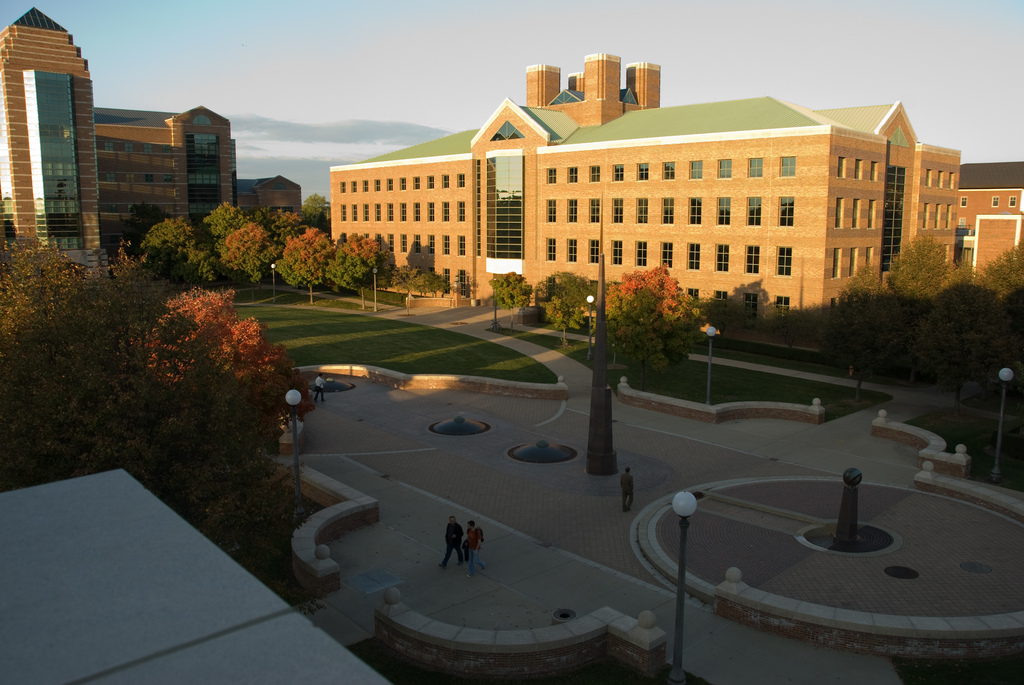
#> input picture MP3/CSL.jpg, 1024 x 685 px
$ python -i harris.py   (imports and definitions only)
#> lines starting #> are read from the running program, lines starting #| are printed output that depends on the picture; after the words box and inside, x2 and y2 are one past the last pixel; in counts of white or black regions, pixels touching at a corner belong together
"""
Harris Corner Detector
Usage: Call the function harris(filename) for corner detection
Reference   (Code adapted from):
             http://www.kaij.org/blog/?p=89
             Kai Jiang - Harris Corner Detector in Python

"""
from pylab import *
from scipy import signal
from scipy import *
import numpy as np
from PIL import Image

def harris(filename, min_distance = 10, threshold = 0.1):
    """
    filename: Path of image file
    threshold: (optional)Threshold for corner detection
    min_distance : (optional)Minimum number of pixels separating
     corners and image boundary
    """
#> called with filename = 'CSL.jpg', min_distance = 10, threshold = 0.1
    im = np.array(Image.open(filename).convert("L"))
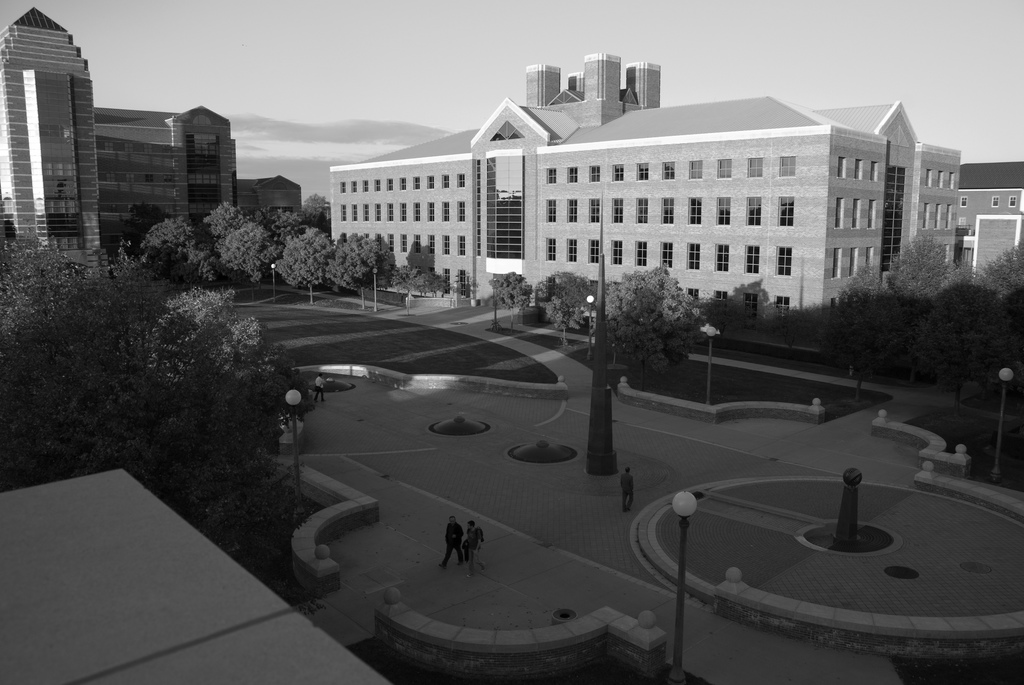
#> im: shape (685, 1024); min 0, max 255, mean 94.6
    harrisim = compute_harris_response(im)
    filtered_coords = get_harris_points(harrisim,min_distance, threshold)
    plot_harris_points(im, filtered_coords)
    return filtered_coords

def gauss_derivative_kernels(size, sizey=None):
    """ returns x and y derivatives of a 2D
        gauss kernel array for convolutions """
    size = int(size)
    if not sizey:
        sizey = size
    else:
        sizey = int(sizey)
    y, x = mgrid[-size:size+1, -sizey:sizey+1]
    #x and y derivatives of a 2D gaussian with standard dev half of size
    # (ignore scale factor)
    gx = - x * exp(-(x**2/float((0.5*size)**2)+y**2/float((0.5*sizey)**2)))
    gy = - y * exp(-(x**2/float((0.5*size)**2)+y**2/float((0.5*sizey)**2)))
    return gx,gy

def gauss_kernel(size, sizey = None):
    """ Returns a normalized 2D gauss kernel array for convolutions """
    size = int(size)
    if not sizey:
        sizey = size
    else:
        sizey = int(sizey)
    x, y = mgrid[-size:size+1, -sizey:sizey+1]
    g = exp(-(x**2/float(size)+y**2/float(sizey)))
    return g / g.sum()

def compute_harris_response(im):
    """ compute the Harris corner detector response function
        for each pixel in the image"""
    #derivatives
    gx,gy = gauss_derivative_kernels(3)
    imx = signal.convolve(im,gx, mode='same')
    imy = signal.convolve(im,gy, mode='same')
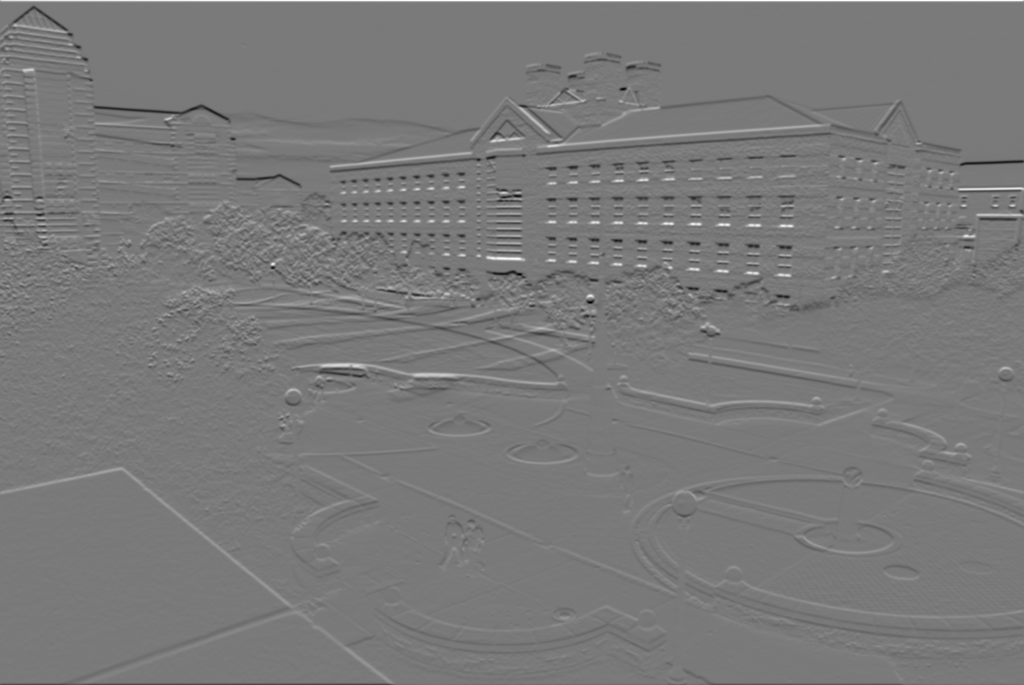
#> imy: shape (685, 1024) float64; min -524.2, max 571.5, mean -0.9; drawn with min black and max white
    #kernel for blurring
    gauss = gauss_kernel(3)
    #compute components of the structure tensor
    Wxx = signal.convolve(imx*imx,gauss, mode='same')
    Wxy = signal.convolve(imx*imy,gauss, mode='same')
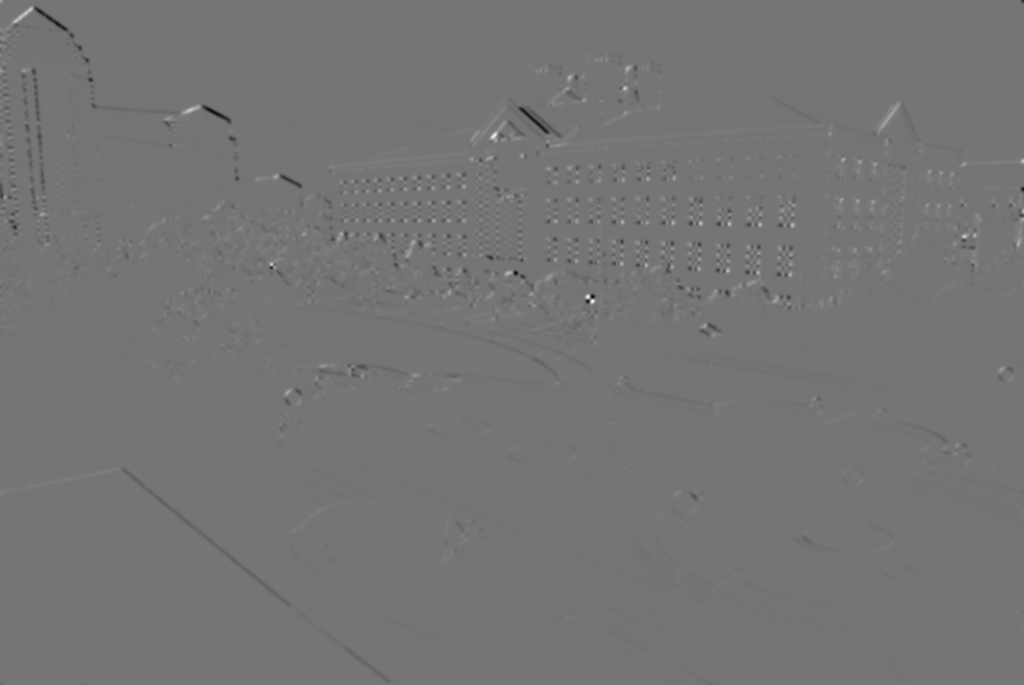
#> Wxy: shape (685, 1024) float64; min -49118.8, max 57620.8, mean -35.8; drawn with min black and max white
    Wyy = signal.convolve(imy*imy,gauss, mode='same')
    #determinant and trace
    Wdet = Wxx*Wyy - Wxy**2
    Wtr = Wxx + Wyy
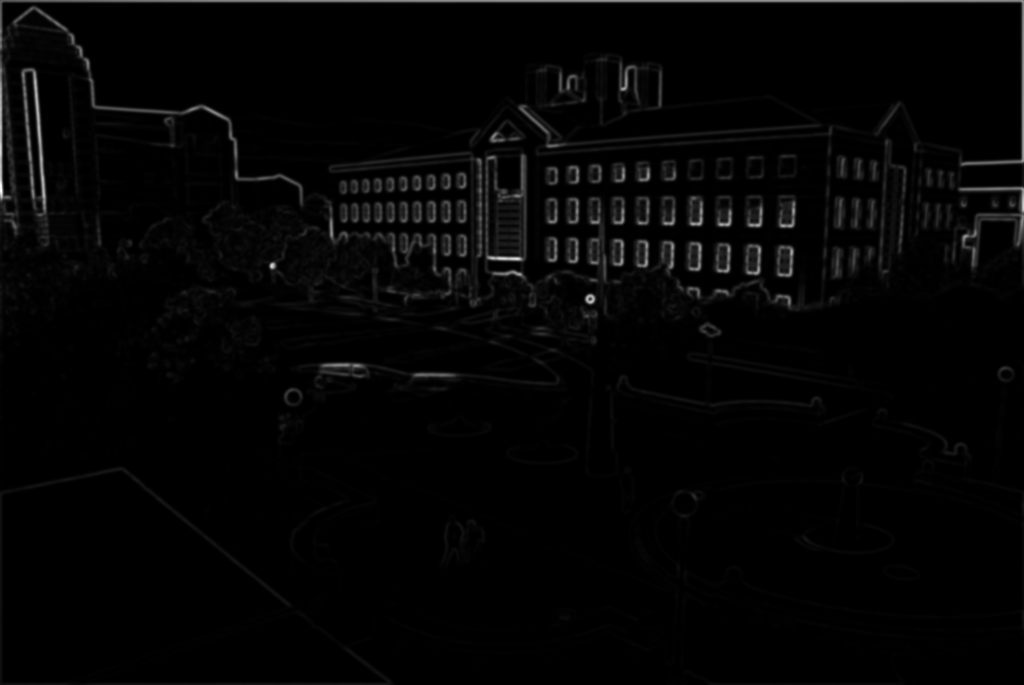
#> Wtr: shape (685, 1024) float64; min 0.00663, max 205131.5, mean 3976.6; drawn with min black and max white
    return Wdet / Wtr

def get_harris_points(harrisim, min_distance=10, threshold=0.1):
    """ return corners from a Harris response image
        min_distance is the minimum nbr of pixels separating
        corners and image boundary"""
#> called with min_distance = 10, threshold = 0.1
    #find top corner candidates above a threshold
    corner_threshold = max(harrisim.ravel()) * threshold
#> corner_threshold = 4014.4
    harrisim_t = (harrisim > corner_threshold) * 1
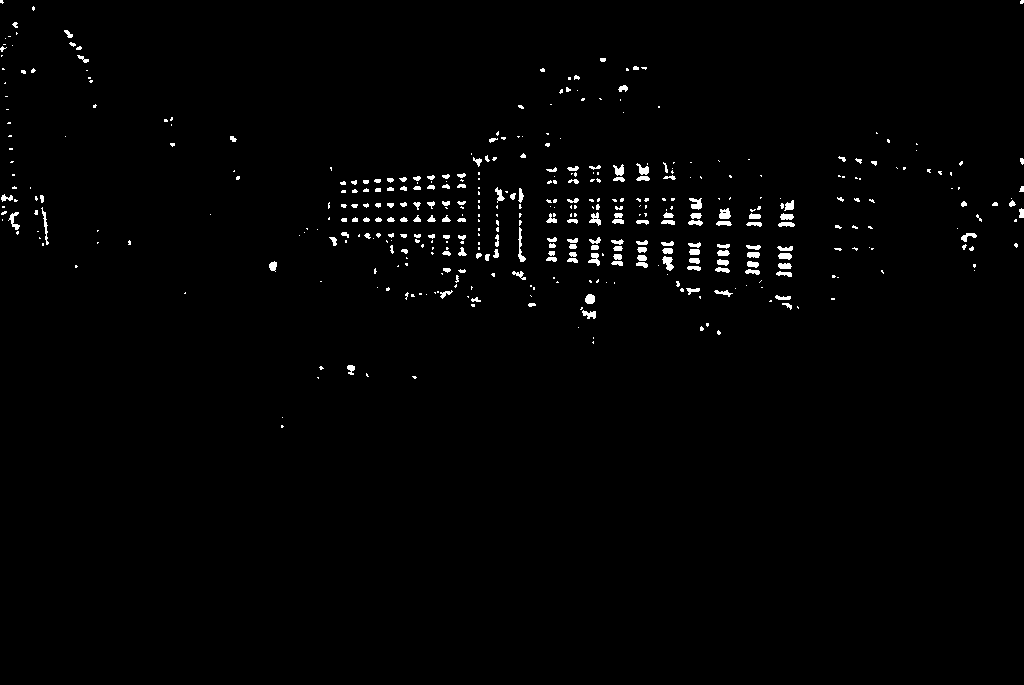
#> harrisim_t: shape (685, 1024) int64; values 0 (black) and 1 (white), 1.3% white; 437 white regions (273 under 20 px), largest, box (x1, y1, x2, y2) and area: (662, 256, 674, 271) 104, (518, 227, 526, 262) 103, (689, 198, 702, 210) 100
    #get coordinates of candidates
    candidates = harrisim_t.nonzero()
#> candidates = 8898 positions, rows 0 to 427, columns 0 to 1023
    coords = [ (candidates[0][c],candidates[1][c]) for c in range(len(candidates[0]))]
#> coords = 8898 pairs, first value 0 to 427, second value 0 to 1023
    #...and their values
    candidate_values = [harrisim[c[0]][c[1]] for c in coords]
#> candidate_values = 8898 values, max 40143.9 at index 7508, min 4014.7 at index 6089, mean 6848.6
    #sort candidates
    index = argsort(candidate_values)
#> index = 8898 values, max 8897 at index 697, min 0 at index 7979, mean 4448.5
    #store allowed point locations in array
    allowed_locations = zeros(harrisim.shape)
    allowed_locations[min_distance:-min_distance,min_distance:-min_distance] = 1
    #select the best points taking min_distance into account
    filtered_coords = []
    for i in index:
        if allowed_locations[coords[i][0]][coords[i][1]] == 1:
            filtered_coords.append(coords[i])
            allowed_locations[(coords[i][0]-min_distance):(coords[i][0]+min_distance),
                (coords[i][1]-min_distance):(coords[i][1]+min_distance)] = 0
#> this loop made 8898 passes
#> i on passes 1 to 3: 6089, 3126, 4221
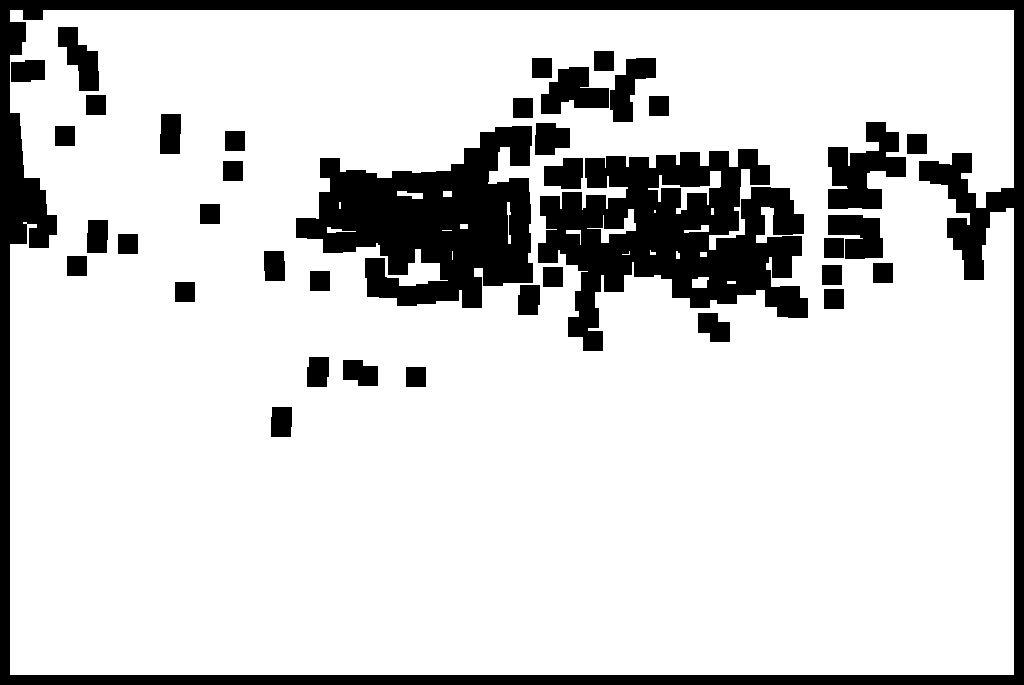
#> allowed_locations: shape (685, 1024) float64; values 0 (black) and 1 (white), 82.4% white; 39 black regions, largest, box (x1, y1, x2, y2) and area: (0, 0, 1024, 685) 42162, (538, 149, 808, 351) 29685, (296, 126, 533, 308) 25132
#> after the loop, filtered_coords = 305 pairs, first value 10 to 427, second value 10 to 1011
    return filtered_coords

def plot_harris_points(image, filtered_coords):
    """ plots corners found in image"""
    figure()
    gray()
    imshow(image)
    plot([p[1] for p in filtered_coords],[p[0] for p in filtered_coords],'r*')
    axis('off')
    show()
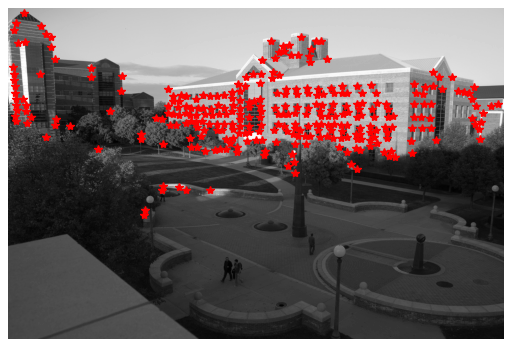
#> figure drawn by matplotlib, 1 panel

#harris('./CS543_ECE549 Assignment 3_files/sample_panorama.JPG')

>>> result = harris('CSL.jpg')
#> result has the same summary as filtered_coords in get_harris_points

$ run again, on MP3/lab2.jpg
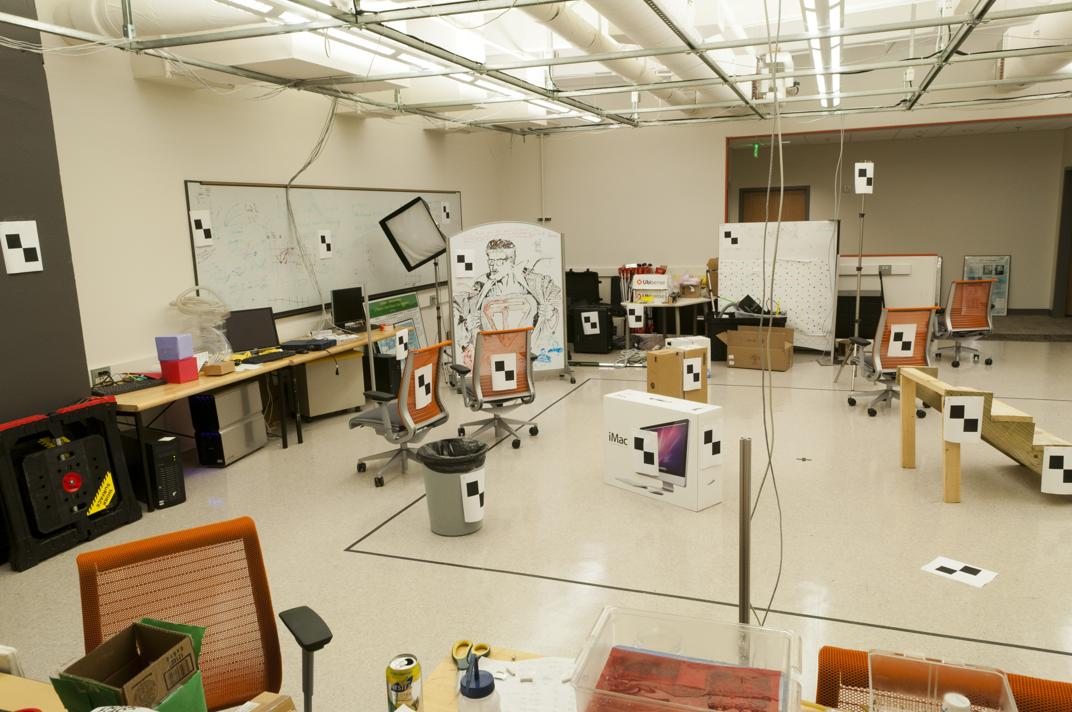
#> input picture MP3/lab2.jpg, 1072 x 712 px
#> corner_threshold = 3254.3
#> in get_harris_points, `harrisim_t = (harrisim > corner_threshold) * 1`:
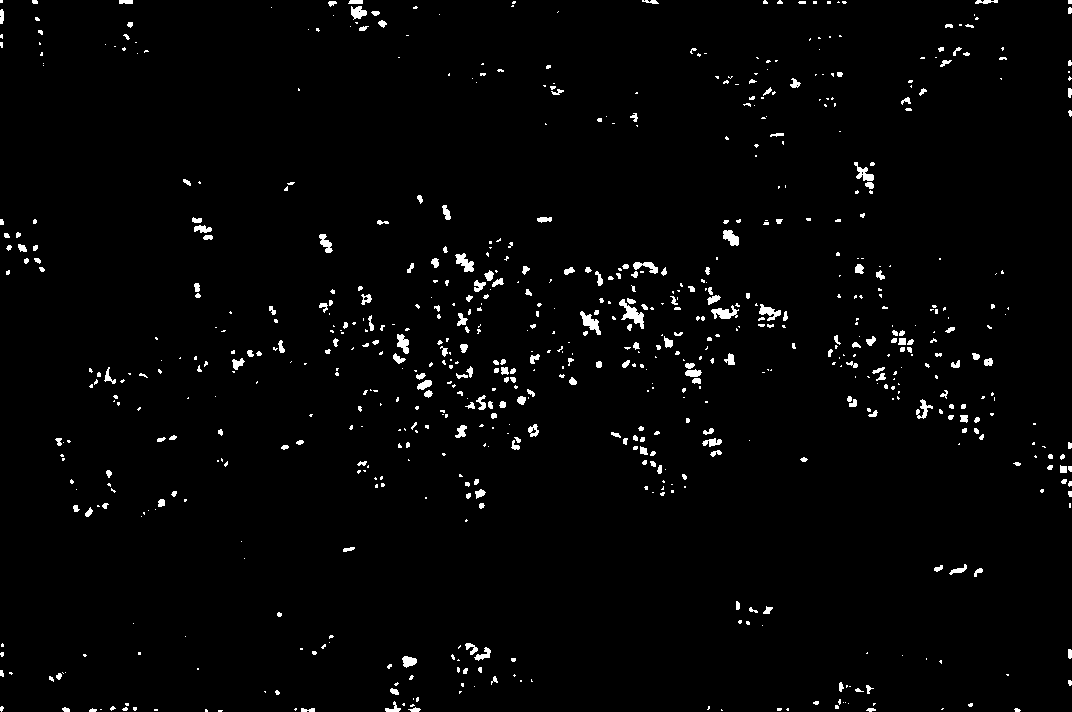
#> harrisim_t: shape (712, 1072) int64; values 0 (black) and 1 (white), 2% white; 733 white regions (473 under 20 px), largest, box (x1, y1, x2, y2) and area: (619, 299, 644, 329) 291, (580, 311, 601, 335) 216, (711, 305, 739, 319) 207
#> candidates = 15448 positions, rows 0 to 711, columns 0 to 1071
#> coords = 15448 pairs, first value 0 to 711, second value 0 to 1071
#> candidate_values = 15448 values, max 32543 at index 14483, min 3254.3 at index 8311, mean 6883
#> index = 15448 values, max 15447 at index 7333, min 0 at index 6380, mean 7723.5
#> the loop in get_harris_points, `for i in index:` made 15448 passes
#> i on passes 1 to 3: 8311, 7100, 10681
#> after the loop in get_harris_points, `for i in index:`: filtered_coords = 513 pairs, first value 11 to 701, second value 11 to 1061
#> in plot_harris_points, `show()`:
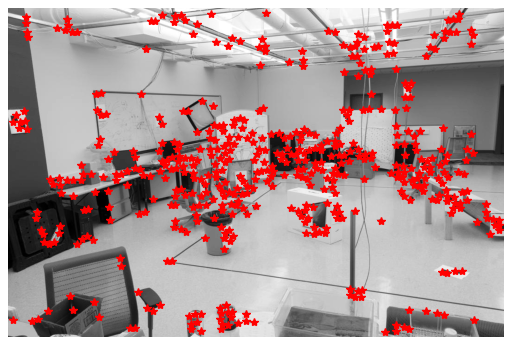
#> figure drawn by matplotlib, 1 panel
#> result has the same summary as filtered_coords in get_harris_points

$ run again, on MP3/library1.jpg
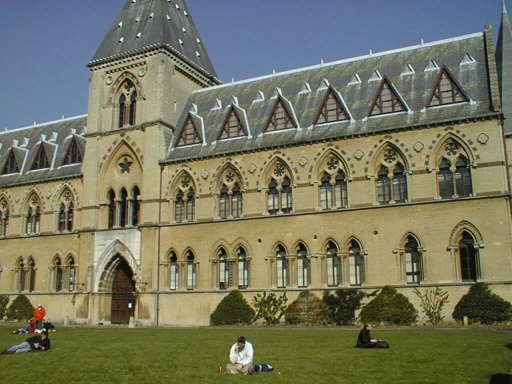
#> input picture MP3/library1.jpg, 512 x 384 px
#> corner_threshold = 3016.3
#> in get_harris_points, `harrisim_t = (harrisim > corner_threshold) * 1`:
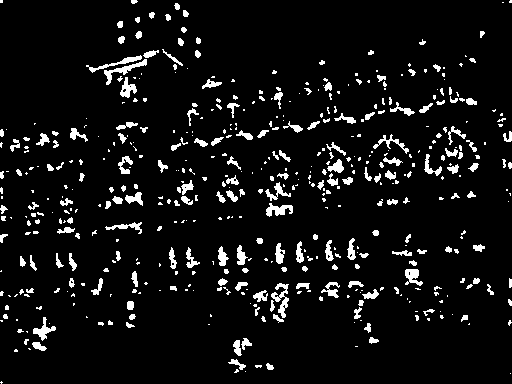
#> harrisim_t: shape (384, 512) int64; values 0 (black) and 1 (white), 6.9% white; 508 white regions (319 under 20 px), largest, box (x1, y1, x2, y2) and area: (271, 283, 289, 318) 255, (104, 59, 147, 85) 250, (266, 203, 293, 217) 208
#> candidates = 13502 positions, rows 0 to 383, columns 0 to 511
#> coords = 13502 pairs, first value 0 to 383, second value 0 to 511
#> candidate_values = 13502 values, max 30163 at index 12169, min 3016.3 at index 10342, mean 4863.7
#> index = 13502 values, max 13501 at index 1498, min 0 at index 7295, mean 6750.5
#> the loop in get_harris_points, `for i in index:` made 13502 passes
#> i on passes 1 to 3: 10342, 7284, 12637
#> after the loop in get_harris_points, `for i in index:`: filtered_coords = 367 pairs, first value 13 to 372, second value 11 to 499
#> in plot_harris_points, `show()`:
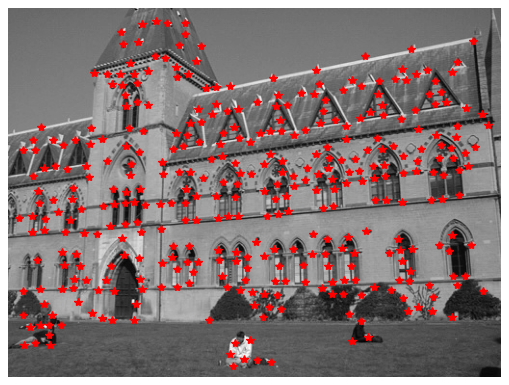
#> figure drawn by matplotlib, 1 panel
#> result has the same summary as filtered_coords in get_harris_points
